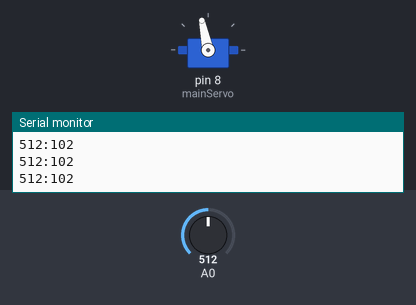
Bench run of a sketch on a simulated Arduino Uno, built with avr-gcc and run on an emulated ATmega328P. On the bench: servo, the last lines printed to the serial monitor. Inputs (shaded band) come from the test bench; at power-on: A0 = 512.

Above: at 2.2 s.
2.3 s: A0 set to 716
At 3.1 s:
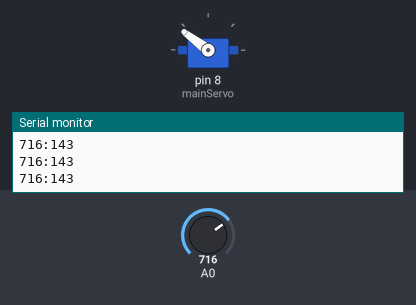
3.8 s: A0 set to 981
At 4.5 s:
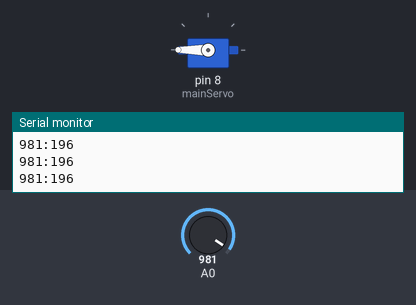
5.3 s: A0 set to 1012
6.8 s: A0 set to 306
At 7.8 s:
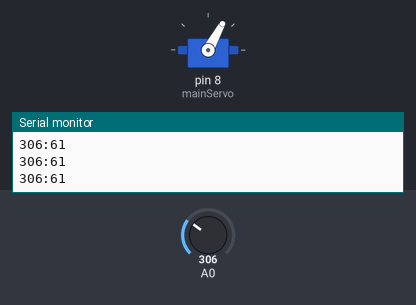
8.3 s: A0 set to 122
At 8.8 s:
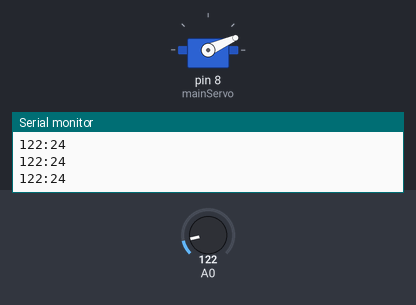
9.8 s: A0 set to 0
At 10.1 s:
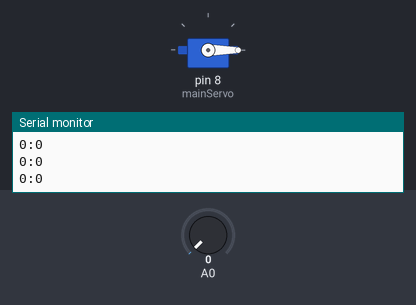
Timing chart, 0 to 12.3 s (numbered marks = the images above; inputs shaded):
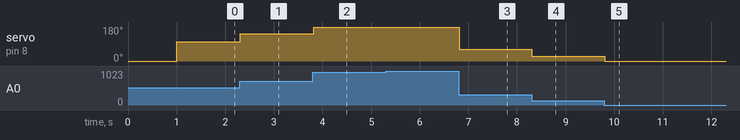

Measured:
- after the input at 2.3 s, servo on pin 8 (mainServo): 102° → 143° at once
- after the input at 3.8 s, servo on pin 8 (mainServo): 143° → 180° at once
- after the input at 6.8 s, servo on pin 8 (mainServo): 180° → 61° at once
- after the input at 8.3 s, servo on pin 8 (mainServo): 61° → 24° at once
- after the input at 9.8 s, servo on pin 8 (mainServo): 24° → 0° at once

The sketch:

Main.ino
```cpp
/*
Created by Evan St-Pierre
Nov 2023
Utilizes a servo through a potentiometer.
*/

#include <Servo.h>

Servo mainServo;

void setup() {
  Serial.begin(9600);
  mainServo.attach(8); // Pin number
  mainServo.write(0);
  delay(1000);

}
void loop() {

  const double diffValue = 1023 / 180; // Max rotation value of potentiometer / Max rotation of servo degree
  int sensorValue = analogRead(A0);
  int angle = sensorValue / diffValue; // Lets servo know what degree to rotate to based on potentiometer position.

  Serial.print(sensorValue);
  Serial.print(":");
  Serial.println(angle);

  mainServo.write(angle);

  delay(1);
}
```
